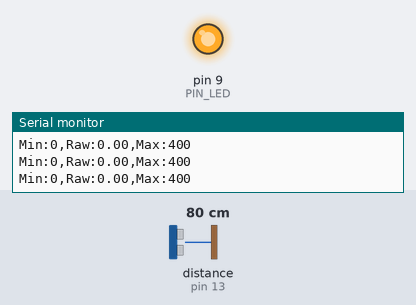
A sketch run on a simulated Arduino Uno, built with avr-gcc and run on an emulated ATmega328P. Parts: output pins drawn as LEDs (lit = HIGH), the last lines printed to the serial monitor. Wiring (inferred from the names in the program): ultrasonic range finder: trigger pin 12; echo pin 13. Dashed ring = blinking. The inputs (shaded band) are chosen by the test bench; at power-on: distance to the obstacle (sensor on pin 13) 80 cm. The echo pulse lasts 58.3 µs per cm; pins used as bus, display or sensor lines are not drawn.

Above: at 1.2 s.
1.3 s: distance to the obstacle (sensor on pin 13) set to 18 cm
At 1.68 s:
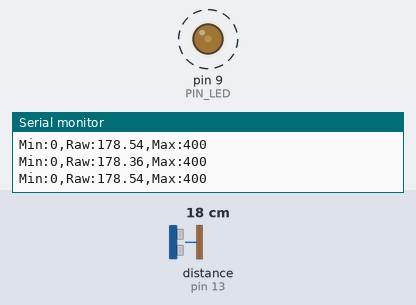
4.3 s: distance to the obstacle (sensor on pin 13) set to 2 cm
Timing chart, 0 to 7.3 s (numbered marks = the images above; inputs shaded):
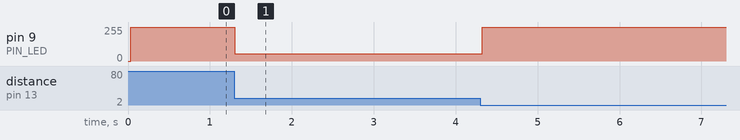

Measured:
- after the input at 1.3 s, pin 9 (PIN_LED): alternates 55/255 for 0.02 s and 54/255 for 0.03 s, starting at once

The sketch:

08_example_3.ino
```cpp
#define PIN_LED 9
#define PIN_TRIG 12
#define PIN_ECHO 13

#define SND_VEL 346.0 // sound velocity (unit: m/s)
#define INTERVAL 25   // sampling interval (unit: ms)
#define _DIST_MIN 100 // (unit: mm)
#define _DIST_MAX 300 // (unit: mm)

float timeout; // (unit: us)
float dist_min, dist_max, dist_raw; // (unit: mm)
unsigned long last_sampling_time;   // (unit: mm)
float scale; // pulse duration to distance conversion

float dist_1 = 0;
float dist_2 = 0;

void setup() {
  pinMode(PIN_LED, OUTPUT);
  pinMode(PIN_TRIG, OUTPUT);
  digitalWrite(PIN_TRIG, LOW);
  pinMode(PIN_ECHO, INPUT);

  dist_min = _DIST_MIN;
  dist_max = _DIST_MAX;
  dist_raw = 0.0;
  timeout = (INTERVAL / 2) * 1000.0; // (unit: us)
  scale = 0.001 * 0.5 * SND_VEL;     // (unit: mm/us)

  Serial.begin(57600);
  last_sampling_time = 0;
 }


 void loop() {
  dist_1 = dist_2;

  if( millis() < last_sampling_time + INTERVAL ) return;

  dist_2 = USS_measure(PIN_TRIG, PIN_ECHO);

  if (dist_2 == 0) {
    dist_raw = dist_1;
  }
  else {
    dist_raw = dist_2;
    dist_1 = dist_2;
  }

  Serial.print("Min:0,");
  Serial.print("Raw:"); Serial.print(dist_raw); Serial.print(",");
  Serial.println("Max:400");

  if (dist_raw < dist_min || dist_raw > dist_max) {
    analogWrite(PIN_LED, 255); }
  else if (dist_raw == 200.0) {
    analogWrite(PIN_LED, 0); }
  else {
    float bright = abs(200.0 - dist_raw) * 2.55;
    analogWrite(PIN_LED, bright); }

  last_sampling_time += INTERVAL;
}


float USS_measure(int TRIG, int ECHO) {
  float reading;
  digitalWrite(TRIG, HIGH);
  delayMicroseconds(10);
  digitalWrite(TRIG, LOW);
  reading = pulseIn(ECHO, HIGH, timeout) * scale;

  if ( reading < dist_min || reading > dist_max ) {
    reading = 0.0; }
  return reading; }
```
